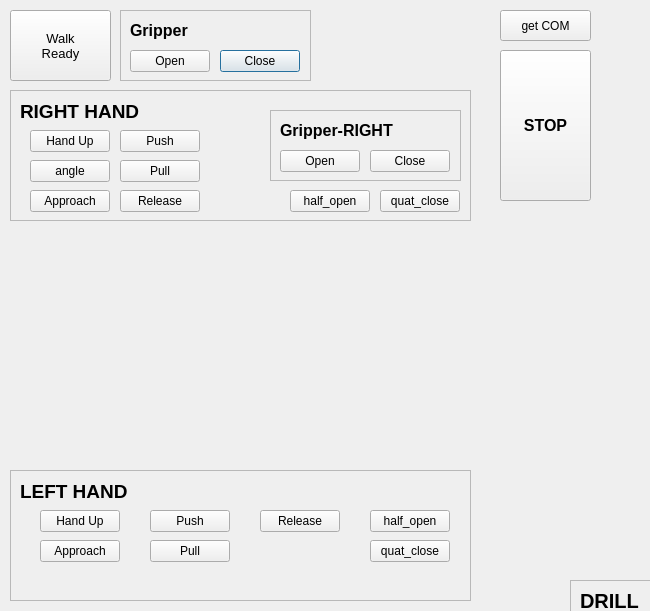
<?xml version="1.0" encoding="UTF-8"?>
<ui version="4.0">
 <class>DrillDialog</class>
 <widget class="QDialog" name="DrillDialog">
  <property name="geometry">
   <rect>
    <x>0</x>
    <y>0</y>
    <width>650</width>
    <height>611</height>
   </rect>
  </property>
  <property name="windowTitle">
   <string>Dialog</string>
  </property>
  <widget class="QFrame" name="frame_gripper">
   <property name="geometry">
    <rect>
     <x>120</x>
     <y>10</y>
     <width>191</width>
     <height>71</height>
    </rect>
   </property>
   <property name="frameShape">
    <enum>QFrame::StyledPanel</enum>
   </property>
   <property name="frameShadow">
    <enum>QFrame::Raised</enum>
   </property>
   <widget class="QPushButton" name="PB_Gripper_grasp">
    <property name="geometry">
     <rect>
      <x>100</x>
      <y>40</y>
      <width>80</width>
      <height>22</height>
     </rect>
    </property>
    <property name="text">
     <string>Close</string>
    </property>
   </widget>
   <widget class="QLabel" name="label_Gripper_right">
    <property name="geometry">
     <rect>
      <x>10</x>
      <y>10</y>
      <width>171</width>
      <height>21</height>
     </rect>
    </property>
    <property name="font">
     <font>
      <pointsize>12</pointsize>
      <weight>75</weight>
      <bold>true</bold>
     </font>
    </property>
    <property name="text">
     <string>Gripper</string>
    </property>
   </widget>
   <widget class="QPushButton" name="PB_Gripper_open">
    <property name="geometry">
     <rect>
      <x>10</x>
      <y>40</y>
      <width>80</width>
      <height>22</height>
     </rect>
    </property>
    <property name="text">
     <string>Open</string>
    </property>
   </widget>
  </widget>
  <widget class="QPushButton" name="PB_WalkReady">
   <property name="geometry">
    <rect>
     <x>10</x>
     <y>10</y>
     <width>101</width>
     <height>71</height>
    </rect>
   </property>
   <property name="font">
    <font>
     <pointsize>10</pointsize>
     <weight>50</weight>
     <bold>false</bold>
    </font>
   </property>
   <property name="text">
    <string>Walk
Ready</string>
   </property>
  </widget>
  <widget class="QPushButton" name="PB_STOP">
   <property name="geometry">
    <rect>
     <x>500</x>
     <y>50</y>
     <width>91</width>
     <height>151</height>
    </rect>
   </property>
   <property name="font">
    <font>
     <pointsize>12</pointsize>
     <weight>75</weight>
     <bold>true</bold>
    </font>
   </property>
   <property name="text">
    <string>STOP</string>
   </property>
  </widget>
  <widget class="QPushButton" name="PB_getCOM">
   <property name="geometry">
    <rect>
     <x>500</x>
     <y>10</y>
     <width>91</width>
     <height>31</height>
    </rect>
   </property>
   <property name="text">
    <string>get COM</string>
   </property>
  </widget>
  <widget class="QFrame" name="frame_DRILL">
   <property name="geometry">
    <rect>
     <x>570</x>
     <y>580</y>
     <width>371</width>
     <height>241</height>
    </rect>
   </property>
   <property name="frameShape">
    <enum>QFrame::StyledPanel</enum>
   </property>
   <property name="frameShadow">
    <enum>QFrame::Raised</enum>
   </property>
   <widget class="QFrame" name="frame_HoldDrill">
    <property name="geometry">
     <rect>
      <x>10</x>
      <y>80</y>
      <width>111</width>
      <height>121</height>
     </rect>
    </property>
    <property name="frameShape">
     <enum>QFrame::StyledPanel</enum>
    </property>
    <property name="frameShadow">
     <enum>QFrame::Raised</enum>
    </property>
    <widget class="QPushButton" name="PB_Hold_Approach">
     <property name="geometry">
      <rect>
       <x>10</x>
       <y>30</y>
       <width>91</width>
       <height>21</height>
      </rect>
     </property>
     <property name="text">
      <string>Approach</string>
     </property>
    </widget>
    <widget class="QLabel" name="label_HoldDrill">
     <property name="geometry">
      <rect>
       <x>10</x>
       <y>10</y>
       <width>91</width>
       <height>16</height>
      </rect>
     </property>
     <property name="font">
      <font>
       <weight>75</weight>
       <bold>true</bold>
      </font>
     </property>
     <property name="text">
      <string>Hold Drill</string>
     </property>
    </widget>
    <widget class="QPushButton" name="PB_Hold_Bring">
     <property name="geometry">
      <rect>
       <x>10</x>
       <y>90</y>
       <width>91</width>
       <height>21</height>
      </rect>
     </property>
     <property name="text">
      <string>Bring</string>
     </property>
    </widget>
    <widget class="QPushButton" name="PB_Hold_Grasp">
     <property name="geometry">
      <rect>
       <x>10</x>
       <y>60</y>
       <width>91</width>
       <height>22</height>
      </rect>
     </property>
     <property name="text">
      <string>Grasp</string>
     </property>
    </widget>
   </widget>
   <widget class="QFrame" name="frame_Drilling">
    <property name="geometry">
     <rect>
      <x>130</x>
      <y>80</y>
      <width>111</width>
      <height>151</height>
     </rect>
    </property>
    <property name="frameShape">
     <enum>QFrame::StyledPanel</enum>
    </property>
    <property name="frameShadow">
     <enum>QFrame::Raised</enum>
    </property>
    <widget class="QLabel" name="label_Drilling">
     <property name="geometry">
      <rect>
       <x>10</x>
       <y>10</y>
       <width>91</width>
       <height>16</height>
      </rect>
     </property>
     <property name="font">
      <font>
       <weight>75</weight>
       <bold>true</bold>
      </font>
     </property>
     <property name="text">
      <string>Drilling</string>
     </property>
    </widget>
    <widget class="QPushButton" name="PB_Drill_Ready">
     <property name="geometry">
      <rect>
       <x>10</x>
       <y>30</y>
       <width>91</width>
       <height>22</height>
      </rect>
     </property>
     <property name="text">
      <string>Ready</string>
     </property>
    </widget>
    <widget class="QPushButton" name="PB_Drill_Approach">
     <property name="geometry">
      <rect>
       <x>10</x>
       <y>60</y>
       <width>91</width>
       <height>22</height>
      </rect>
     </property>
     <property name="text">
      <string>Approach</string>
     </property>
    </widget>
    <widget class="QPushButton" name="PB_Drill_Down">
     <property name="geometry">
      <rect>
       <x>10</x>
       <y>90</y>
       <width>91</width>
       <height>22</height>
      </rect>
     </property>
     <property name="text">
      <string>Down</string>
     </property>
    </widget>
    <widget class="QPushButton" name="PB_Drill_Up">
     <property name="geometry">
      <rect>
       <x>10</x>
       <y>120</y>
       <width>91</width>
       <height>22</height>
      </rect>
     </property>
     <property name="text">
      <string>Up</string>
     </property>
    </widget>
   </widget>
   <widget class="QFrame" name="frame_PutDril">
    <property name="geometry">
     <rect>
      <x>250</x>
      <y>80</y>
      <width>111</width>
      <height>121</height>
     </rect>
    </property>
    <property name="frameShape">
     <enum>QFrame::StyledPanel</enum>
    </property>
    <property name="frameShadow">
     <enum>QFrame::Raised</enum>
    </property>
    <widget class="QLabel" name="label_PutDrill">
     <property name="geometry">
      <rect>
       <x>10</x>
       <y>10</y>
       <width>91</width>
       <height>16</height>
      </rect>
     </property>
     <property name="font">
      <font>
       <weight>75</weight>
       <bold>true</bold>
      </font>
     </property>
     <property name="text">
      <string>Put Drill</string>
     </property>
    </widget>
    <widget class="QPushButton" name="PB_Put_Lift">
     <property name="geometry">
      <rect>
       <x>10</x>
       <y>30</y>
       <width>91</width>
       <height>22</height>
      </rect>
     </property>
     <property name="text">
      <string>Lift</string>
     </property>
    </widget>
    <widget class="QPushButton" name="PB_Put_Put">
     <property name="geometry">
      <rect>
       <x>10</x>
       <y>60</y>
       <width>91</width>
       <height>22</height>
      </rect>
     </property>
     <property name="text">
      <string>Put</string>
     </property>
    </widget>
    <widget class="QPushButton" name="PB_Put_WKRD">
     <property name="geometry">
      <rect>
       <x>10</x>
       <y>90</y>
       <width>91</width>
       <height>22</height>
      </rect>
     </property>
     <property name="text">
      <string>Walkready</string>
     </property>
    </widget>
   </widget>
   <widget class="QLabel" name="label_DRILL">
    <property name="geometry">
     <rect>
      <x>10</x>
      <y>10</y>
      <width>71</width>
      <height>21</height>
     </rect>
    </property>
    <property name="font">
     <font>
      <pointsize>15</pointsize>
      <weight>75</weight>
      <bold>true</bold>
     </font>
    </property>
    <property name="text">
     <string>DRILL</string>
    </property>
   </widget>
   <widget class="QPushButton" name="PB_Hold">
    <property name="geometry">
     <rect>
      <x>10</x>
      <y>40</y>
      <width>111</width>
      <height>31</height>
     </rect>
    </property>
    <property name="text">
     <string>HOLD</string>
    </property>
   </widget>
   <widget class="QPushButton" name="PB_Drilling">
    <property name="geometry">
     <rect>
      <x>130</x>
      <y>40</y>
      <width>111</width>
      <height>31</height>
     </rect>
    </property>
    <property name="text">
     <string>DRILLING</string>
    </property>
   </widget>
   <widget class="QPushButton" name="PB_Put">
    <property name="geometry">
     <rect>
      <x>250</x>
      <y>40</y>
      <width>111</width>
      <height>31</height>
     </rect>
    </property>
    <property name="text">
     <string>PUT</string>
    </property>
   </widget>
  </widget>
  <widget class="QFrame" name="LeftHand">
   <property name="geometry">
    <rect>
     <x>10</x>
     <y>470</y>
     <width>461</width>
     <height>131</height>
    </rect>
   </property>
   <property name="frameShape">
    <enum>QFrame::StyledPanel</enum>
   </property>
   <property name="frameShadow">
    <enum>QFrame::Raised</enum>
   </property>
   <widget class="QPushButton" name="PB_HandUp">
    <property name="geometry">
     <rect>
      <x>30</x>
      <y>40</y>
      <width>80</width>
      <height>22</height>
     </rect>
    </property>
    <property name="text">
     <string>Hand Up</string>
    </property>
   </widget>
   <widget class="QLabel" name="label_LeftHand">
    <property name="geometry">
     <rect>
      <x>10</x>
      <y>10</y>
      <width>131</width>
      <height>21</height>
     </rect>
    </property>
    <property name="text">
     <string>&lt;html&gt;&lt;head/&gt;&lt;body&gt;&lt;p&gt;&lt;span style=&quot; font-size:14pt; font-weight:600;&quot;&gt;LEFT HAND&lt;/span&gt;&lt;/p&gt;&lt;/body&gt;&lt;/html&gt;</string>
    </property>
   </widget>
   <widget class="QPushButton" name="PB_Approach">
    <property name="geometry">
     <rect>
      <x>30</x>
      <y>70</y>
      <width>80</width>
      <height>22</height>
     </rect>
    </property>
    <property name="text">
     <string>Approach</string>
    </property>
   </widget>
   <widget class="QPushButton" name="PB_Push">
    <property name="geometry">
     <rect>
      <x>140</x>
      <y>40</y>
      <width>80</width>
      <height>22</height>
     </rect>
    </property>
    <property name="text">
     <string>Push</string>
    </property>
   </widget>
   <widget class="QPushButton" name="PB_Pull">
    <property name="geometry">
     <rect>
      <x>140</x>
      <y>70</y>
      <width>80</width>
      <height>22</height>
     </rect>
    </property>
    <property name="text">
     <string>Pull</string>
    </property>
   </widget>
   <widget class="QPushButton" name="PB_Release">
    <property name="geometry">
     <rect>
      <x>250</x>
      <y>40</y>
      <width>80</width>
      <height>22</height>
     </rect>
    </property>
    <property name="text">
     <string>Release</string>
    </property>
   </widget>
   <widget class="QPushButton" name="PB_HalfOpen">
    <property name="geometry">
     <rect>
      <x>360</x>
      <y>40</y>
      <width>80</width>
      <height>22</height>
     </rect>
    </property>
    <property name="text">
     <string>half_open</string>
    </property>
   </widget>
   <widget class="QPushButton" name="PB_QuatClose">
    <property name="geometry">
     <rect>
      <x>360</x>
      <y>70</y>
      <width>80</width>
      <height>22</height>
     </rect>
    </property>
    <property name="text">
     <string>quat_close</string>
    </property>
   </widget>
  </widget>
  <widget class="QFrame" name="RIGHT_HAND">
   <property name="geometry">
    <rect>
     <x>10</x>
     <y>90</y>
     <width>461</width>
     <height>131</height>
    </rect>
   </property>
   <property name="frameShape">
    <enum>QFrame::StyledPanel</enum>
   </property>
   <property name="frameShadow">
    <enum>QFrame::Raised</enum>
   </property>
   <widget class="QPushButton" name="PB_R_HandUp">
    <property name="geometry">
     <rect>
      <x>20</x>
      <y>40</y>
      <width>80</width>
      <height>22</height>
     </rect>
    </property>
    <property name="text">
     <string>Hand Up</string>
    </property>
   </widget>
   <widget class="QLabel" name="label_RightHand">
    <property name="geometry">
     <rect>
      <x>10</x>
      <y>10</y>
      <width>141</width>
      <height>21</height>
     </rect>
    </property>
    <property name="text">
     <string>&lt;html&gt;&lt;head/&gt;&lt;body&gt;&lt;p&gt;&lt;span style=&quot; font-size:14pt; font-weight:600;&quot;&gt;RIGHT HAND&lt;/span&gt;&lt;/p&gt;&lt;/body&gt;&lt;/html&gt;</string>
    </property>
   </widget>
   <widget class="QPushButton" name="PB_R_Approach">
    <property name="geometry">
     <rect>
      <x>20</x>
      <y>100</y>
      <width>80</width>
      <height>22</height>
     </rect>
    </property>
    <property name="text">
     <string>Approach</string>
    </property>
   </widget>
   <widget class="QPushButton" name="PB_R_Push">
    <property name="geometry">
     <rect>
      <x>110</x>
      <y>40</y>
      <width>80</width>
      <height>22</height>
     </rect>
    </property>
    <property name="text">
     <string>Push</string>
    </property>
   </widget>
   <widget class="QPushButton" name="PB_R_Pull">
    <property name="geometry">
     <rect>
      <x>110</x>
      <y>70</y>
      <width>80</width>
      <height>22</height>
     </rect>
    </property>
    <property name="text">
     <string>Pull</string>
    </property>
   </widget>
   <widget class="QPushButton" name="PB_R_Release">
    <property name="geometry">
     <rect>
      <x>110</x>
      <y>100</y>
      <width>80</width>
      <height>22</height>
     </rect>
    </property>
    <property name="text">
     <string>Release</string>
    </property>
   </widget>
   <widget class="QPushButton" name="PB_R_HalfOpen">
    <property name="geometry">
     <rect>
      <x>280</x>
      <y>100</y>
      <width>80</width>
      <height>22</height>
     </rect>
    </property>
    <property name="text">
     <string>half_open</string>
    </property>
   </widget>
   <widget class="QPushButton" name="PB_R_QuatClose">
    <property name="geometry">
     <rect>
      <x>370</x>
      <y>100</y>
      <width>80</width>
      <height>22</height>
     </rect>
    </property>
    <property name="text">
     <string>quat_close</string>
    </property>
   </widget>
   <widget class="QFrame" name="frame_gripper_right">
    <property name="geometry">
     <rect>
      <x>260</x>
      <y>20</y>
      <width>191</width>
      <height>71</height>
     </rect>
    </property>
    <property name="frameShape">
     <enum>QFrame::StyledPanel</enum>
    </property>
    <property name="frameShadow">
     <enum>QFrame::Raised</enum>
    </property>
    <widget class="QPushButton" name="PB_RGripper_grasp">
     <property name="geometry">
      <rect>
       <x>100</x>
       <y>40</y>
       <width>80</width>
       <height>22</height>
      </rect>
     </property>
     <property name="text">
      <string>Close</string>
     </property>
    </widget>
    <widget class="QLabel" name="label_RGripper">
     <property name="geometry">
      <rect>
       <x>10</x>
       <y>10</y>
       <width>171</width>
       <height>21</height>
      </rect>
     </property>
     <property name="font">
      <font>
       <pointsize>12</pointsize>
       <weight>75</weight>
       <bold>true</bold>
      </font>
     </property>
     <property name="text">
      <string>Gripper-RIGHT</string>
     </property>
    </widget>
    <widget class="QPushButton" name="PB_RGripper_open">
     <property name="geometry">
      <rect>
       <x>10</x>
       <y>40</y>
       <width>80</width>
       <height>22</height>
      </rect>
     </property>
     <property name="text">
      <string>Open</string>
     </property>
    </widget>
   </widget>
   <widget class="QPushButton" name="PB_R_angle">
    <property name="geometry">
     <rect>
      <x>20</x>
      <y>70</y>
      <width>80</width>
      <height>22</height>
     </rect>
    </property>
    <property name="text">
     <string>angle</string>
    </property>
   </widget>
  </widget>
 </widget>
 <resources/>
 <connections/>
</ui>
